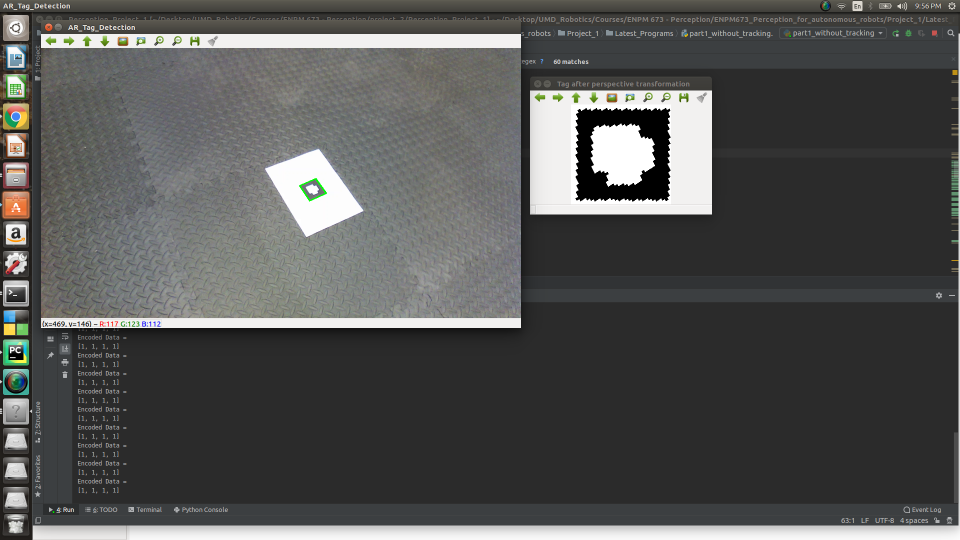
#> input picture Project_1/Latest_Programs/Part1_withoutTRACKER/SingleTag.png, 1920 x 1080 px (shown at 1/2 size)
$ python -i part2+tracking.py   (imports and definitions only)   (older library calls are emulated)
#> lines starting #> are read from the running program, lines starting #| are printed output that depends on the picture; after the words box and inside, x2 and y2 are one past the last pixel; in counts of white or black regions, pixels touching at a corner belong together
#> further down, picture is the input picture: shape (1080, 1920, 3); mean B, G, R 83.4, 84.5, 83.9
import cv2
import numpy as np
import copy


# [54 lines left out: functions alter_image, clean_contours, contour_create, draw_contours, not called in this run]


def column(matrix, i):
    return [row[i] for row in matrix]


# main function to process the tag
# [223 lines left out: functions rearrange, rearrange_p1, homography, orientation_of_tag, decode, warp and 2 more, not called in this run]


def alter_image(frame):
    img1 = cv2.cvtColor(frame, cv2.COLOR_BGR2GRAY)
    G_blur = cv2.medianBlur(img1, ksize=7)
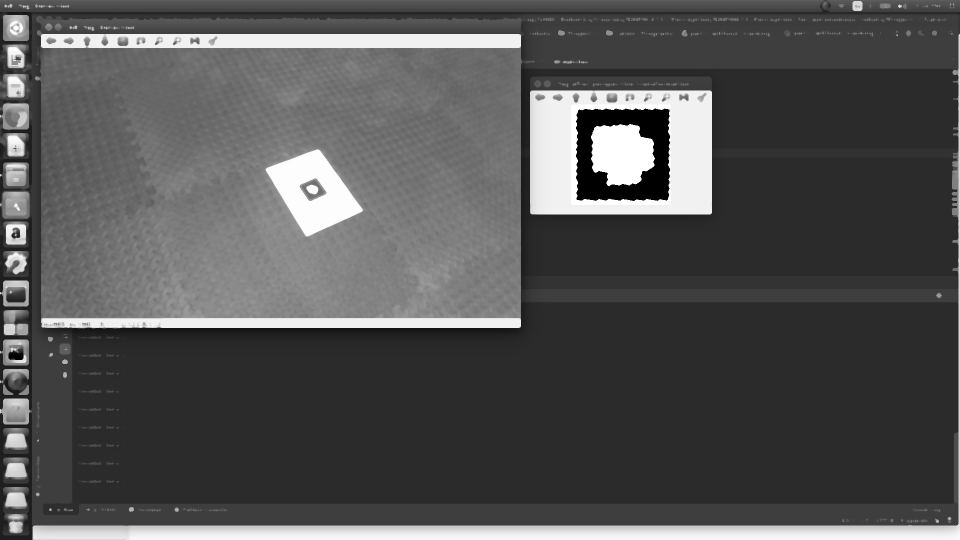
#> G_blur: shape (1080, 1920) (shown at 1/2 size); min 0, max 255, mean 83.8
    edges = cv2.Canny(G_blur, 75, 200)
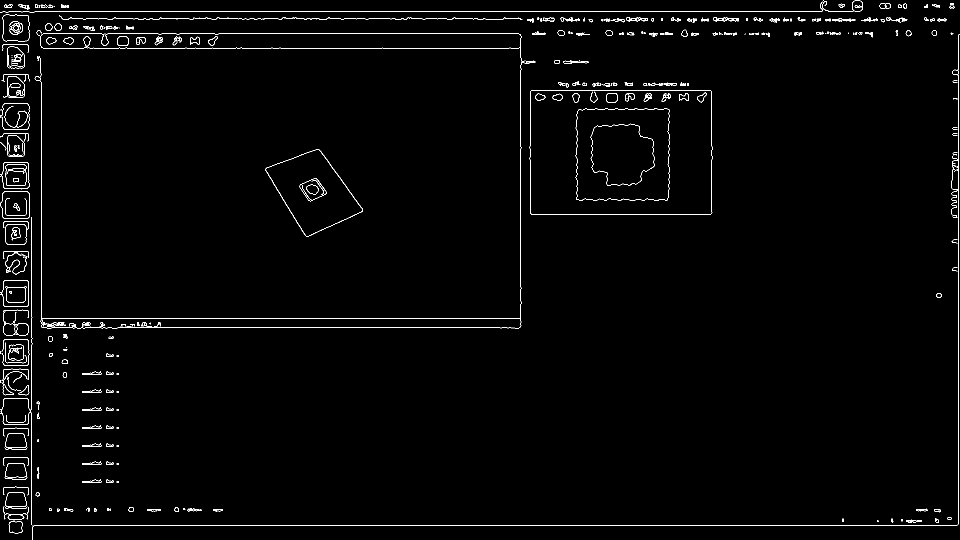
#> edges: shape (1080, 1920) (shown at 1/2 size); 1.5% white in thin lines or dots
    return edges


def clean_contours(contour_list):
    new_contour_list = list()
    final_contour_list = list()

    for contour in contour_list:
        if len(contour) == 4:
            new_contour_list.append(contour)

    for element in new_contour_list:
        if cv2.contourArea(element) < 2500:
            final_contour_list.append(element)

    return final_contour_list


def contour_create(frame):
    edges = alter_image(frame)
    contour_list = list()
    final_contour_list = list()

    ret, thresh = cv2.threshold(edges, 127, 255, 0)
    image, contours, hierarchy = cv2.findContours(thresh, cv2.RETR_TREE, cv2.CHAIN_APPROX_SIMPLE)
#> contours = 764 contours, 495 with area under 20; largest, box (x1, y1, x2, y2) and area: (1059, 180, 1425, 430) 89977, (1059, 180, 1425, 430) 89974, (1151, 216, 1340, 402) 33280, (1151, 216, 1340, 402) 33265, (81, 67, 1043, 97) 27754

    index = list()
    for hier in hierarchy[0]:
        if hier[3] != -1:
            index.append(hier[3])
#> this loop made 764 passes
#> hier on passes 1 to 3: [2, -1, 1, -1], [-1, -1, -1, 0], [4, 0, 3, -1]
#> after the loop, index = 448 values, max 759 at index 445, min 0 at index 0, mean 380.8

    # loop over the contours
    for c in index:

        epsilon = 0.025 * cv2.arcLength(contours[c], True)
        approx = cv2.approxPolyDP(contours[c], epsilon, True)

        if len(approx) > 4:
            epsilon1 = 0.025 * cv2.arcLength(contours[c - 1], True)
            corners = cv2.approxPolyDP(contours[c - 1], epsilon1, True)
            contour_list.append(corners)
#> this loop made 448 passes
#> (c, epsilon, epsilon1, corners) on passes 13, 21, 44: (22, 0.221, 0, [[25, 1063]]), (35, 2.11, 0.1, [[219, 1018], [219, 1020]]), (80, 0.341, 0.141, [[75, 936], [76, 935], [77, 936], [76, 937]])
#> (c, epsilon, epsilon1) on passes 3 to 8: (4, 0.768, 0.227), (6, 1.09, 0.277), (6, 1.09, 0.277), (10, 0.647, 0.477), (10, 0.647, 0.477), (13, 0.533, 0.277)
#> after the loop, contour_list = 370 contours, 264 with area under 20; largest, box (x1, y1, x2, y2) and area: (1152, 219, 1339, 401) 32408, (0, 561, 58, 613) 2578, (0, 561, 58, 613) 2578, (0, 325, 58, 377) 2578, (6, 30, 58, 82) 2313
    final_contour_list = clean_contours(contour_list)
#> the loop in clean_contours, `for contour in contour_list:` made 370 passes
#> contour on passes 1, 12, 20: [[1754, 1042], [1755, 1041], [1756, 1042], [1755, 1043]], [[25, 1063]], [[219, 1018], [219, 1020]]
#> after the loop in clean_contours, `for contour in contour_list:`: new_contour_list = 24 contours, 15 with area under 20; largest, box (x1, y1, x2, y2) and area: (1152, 219, 1339, 401) 32408, (6, 30, 58, 82) 2313, (6, 30, 58, 82) 2313, (6, 30, 58, 82) 2313, (6, 30, 58, 82) 2313
#> the loop in clean_contours, `for element in new_contour_list:` made 24 passes
#> element on passes 1 to 12: [[1754, 1042], [1755, 1041], [1756, 1042], [1755, 1043]], [[75, 936], [76, 935], [77, 936], [76, 937]], [[27, 644], [28, 643], [29, 644], [28, 645]], [[57, 633], [55, 620], [6, 622], [54, 620]], [[14, 575], [48, 574], [50, 601], [15, 603]], [[15, 448], [12, 486], [49, 488], [51, 451]], [[13, 330], [52, 332], [49, 370], [13, 369]], [[36, 292], [37, 291], [38, 292], [37, 293]], [[1338, 219], [1333, 400], [1152, 397], [1158, 219]], [[1250, 168], [1251, 167], [1252, 168], [1251, 169]], [[75, 116], [76, 115], [77, 116], [76, 117]], [[17, 110], [19, 132], [45, 132], [19, 132]]
#> after the loop in clean_contours, `for element in new_contour_list:`: final_contour_list = 23 contours, 15 with area under 20; largest, box (x1, y1, x2, y2) and area: (6, 30, 58, 82) 2313, (6, 30, 58, 82) 2313, (6, 30, 58, 82) 2313, (6, 30, 58, 82) 2313, (6, 30, 58, 82) 2313, (13, 330, 53, 371) 1446, (12, 448, 52, 489) 1375, (14, 574, 51, 604) 951
#> in main_script, `contour = contour_create(frame)`: contour has the same summary as final_contour_list in clean_contours

    return final_contour_list


def draw_contours(f, cont):
    for i in cont:
        cv2.drawContours(f, [i], -1, (0, 255, 0), 2)
        cv2.imshow("Apri_Tag_Detection", f)
#> this loop made 23 passes


def column(matrix, i):
    return [row[i] for row in matrix]


# main function to process the tag
def rearrange(column):
    matrix = np.zeros((4, 2))
    matrix[0] = column[3]
    matrix[1] = column[0]
    matrix[2] = column[1]
    matrix[3] = column[2]
    return matrix


def rearrange_p1(p1):
    matrix = np.zeros((4, 2))
    matrix[0] = p1[0]
    matrix[1] = p1[1]
    matrix[2] = p1[2]
    matrix[3] = p1[3]
    return matrix


def homography(point1, point2):
    x = []
    y = []
    x_bar = []
    y_bar = []
    H = []
    for i in range(len(point2)):
        x.append(point1[i][0])
        y.append(point1[i][1])
        x_bar.append(point2[i][0])
        y_bar.append(point2[i][1])
    for i in range(len(x)):
        H.append([x[i], y[i], 1, 0, 0, 0, -x_bar[i] * x[i], -x_bar[i] * y[i], -x_bar[i]])
        H.append([0, 0, 0, x[i], y[i], 1, -y_bar[i] * x[i], -y_bar[i] * y[i], -y_bar[i]])
    H = np.array(H)

    if (len(H) != 0):
        H.reshape(8, 9)
        [U, S, V] = np.linalg.svd(H)
        H = np.array(V[-1, :])
        H = H.reshape(3, 3)
        return H


# [139 lines left out: functions orientation_of_tag, decode, warp, warp_lena, not called in this run]


def main_script(frame):
    global x1
    contour = contour_create(frame)
    draw_contours(frame, contour)
    for i in range(len(contour)):
        extract_column = column(contour[i], 0)
        extract_column = rearrange(extract_column)
        H = homography(extract_column, rearrange_p1(x1))

        lena_overlap = warp_lena(frame, lena, np.linalg.inv(H))
        # lena_overlap = cv2.warpPerspective(lena, np.linalg.inv(H), (frame.shape[1], frame.shape[0]))
        cv2.imshow("lena_overlap", lena_overlap)

        # # Image Addition
        rows, cols, channels = lena_overlap.shape
        roi = frame[0:rows, 0:cols]

        # Now create a mask of logo and create its inverse mask
        img2gray = cv2.cvtColor(lena_overlap, cv2.COLOR_BGR2GRAY)

        # add a threshold
        ret, mask = cv2.threshold(img2gray, 5, 255, cv2.THRESH_BINARY_INV)

        mask_inv = cv2.bitwise_not(mask)
        # Now black-out the area of logo in ROI
        img1_bg = cv2.bitwise_and(roi, roi, mask=mask)

        # Take only region of logo from logo image.
        img2_fg = cv2.bitwise_and(lena_overlap, lena_overlap, mask=mask_inv)

        Final = cv2.add(img1_bg, img2_fg)
        # img1[80:rows + 80, 80:cols + 80] = dst
        cv2.imshow("Final_output", Final)
#> this loop made 1 pass
#> extract_column on pass 1: [[1755, 1043], [1754, 1042], [1755, 1041], [1756, 1042]]


# [26 lines not run here, left out]
# [1 line that did not run here, left out]
x1 = [[0, 0], [199, 0], [199, 199], [0, 199]]

tracker_types = ['BOOSTING', 'MIL', 'KCF', 'TLD', 'MEDIANFLOW', 'GOTURN', 'MOSSE', 'CSRT']
tracker_type = tracker_types[2]

if tracker_type == 'BOOSTING':
    tracker = cv2.TrackerBoosting_create()
if tracker_type == 'MIL':
    tracker = cv2.TrackerMIL_create()
if tracker_type == 'KCF':
    tracker = cv2.TrackerKCF_create()
if tracker_type == 'TLD':
    tracker = cv2.TrackerTLD_create()
if tracker_type == 'MEDIANFLOW':
    tracker = cv2.TrackerMedianFlow_create()
if tracker_type == 'GOTURN':
    tracker = cv2.TrackerGOTURN_create()
if tracker_type == 'MOSSE':
    tracker = cv2.TrackerMOSSE_create()
if tracker_type == "CSRT":
    tracker = cv2.TrackerCSRT_create()


# [38 lines not run here, left out]

>>> import cv2
>>> picture = cv2.imread('Part1_withoutTRACKER/SingleTag.png')
#> (the run stopped early here; a loop or call above may not have finished)
